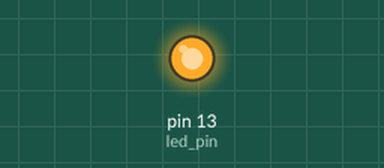
Simulated run of this sketch. Board: Arduino Uno, built with avr-gcc and run on an emulated ATmega328P. Shown: output pins drawn as LEDs (lit = HIGH).

Above: at 0.2 s.
At 25.0 s:
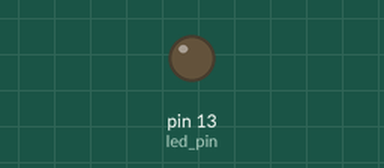
Timing chart, 0 to 27.3 s (numbered marks = the images above):
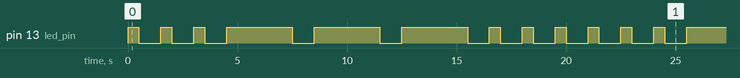

The sketch:

ArduinoSOS.ino
```cpp
void setup() {
  pinMode(13, OUTPUT);

}

void loop() {
  int led_pin = 13;

  //S
  digitalWrite(led_pin, HIGH);
  delay(500);
  digitalWrite(led_pin, LOW);
  delay(1000);

  digitalWrite(led_pin, HIGH);
  delay(500);
  digitalWrite(led_pin, LOW);
  delay(1000);


  digitalWrite(led_pin, HIGH);
  delay(500);
  digitalWrite(led_pin, LOW);
  delay(1000);

  //O
  digitalWrite(led_pin, HIGH);
  delay(3000);
  digitalWrite(led_pin, LOW);
  delay(1000);

  digitalWrite(led_pin, HIGH);
  delay(3000);
  digitalWrite(led_pin, LOW);
  delay(1000);


  digitalWrite(led_pin, HIGH);
  delay(3000);
  digitalWrite(led_pin, LOW);
  delay(1000);

  //S
  digitalWrite(led_pin, HIGH);
  delay(500);
  digitalWrite(led_pin, LOW);
  delay(1000);

  digitalWrite(led_pin, HIGH);
  delay(500);
  digitalWrite(led_pin, LOW);
  delay(1000);


  digitalWrite(led_pin, HIGH);
  delay(500);
  digitalWrite(led_pin, LOW);
  delay(1000);

}
```

Measured:
- by itself, pin 13 (led_pin): repeats every 21.0 s: 2 × (LOW 1.0 s, HIGH 0.50 s), 3 × (LOW 1.0 s, HIGH 3.0 s), 4 × (LOW 1.0 s, HIGH 0.50 s)
- by itself, everything shown: repeats every 21.0 s, in 18 steps
